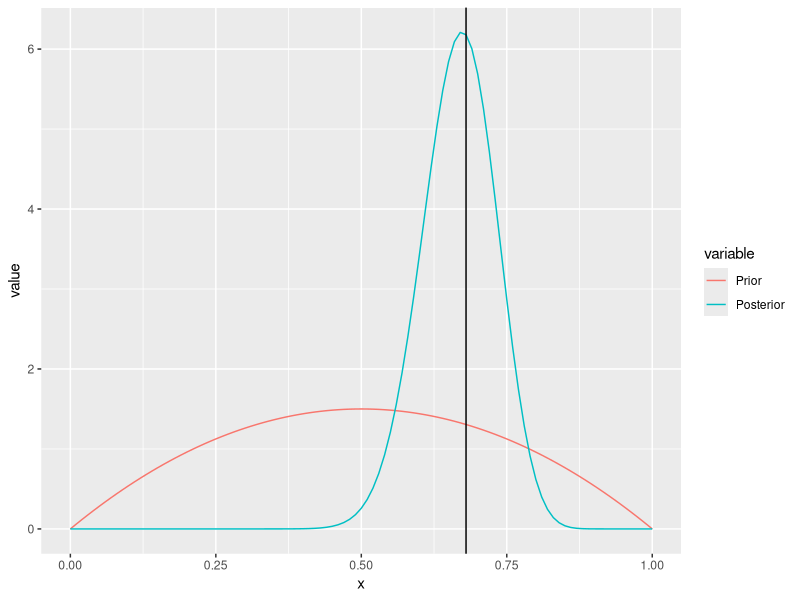
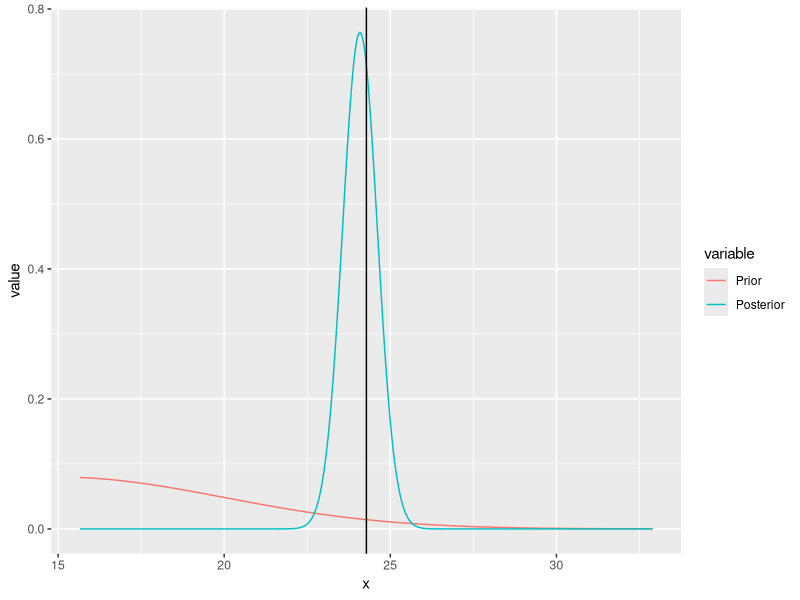

The R script that drew these images, in order:
#Inference for Binomial with Beta Prior
BBB<-function(n,p,alpha,beta)
{
  require(ggplot2)
  require(reshape2)
  xx<-rbinom(1,n,p)
  p_hat<-xx/n
  print("Observed Proportion, Posterior Mean")
  p_hat_Post<-(alpha+xx)/(n+alpha+beta)
  print(c(p_hat,p_hat_Post))
  x  <- seq(0, 1, 0.01)
  Prior <- dbeta(x,alpha,beta)
  Posterior <- dbeta(x,alpha+xx,n+beta-xx)

  df <- data.frame(x, Prior, Posterior)
  
  # melt the data to a long format
  df2 <- reshape2::melt(data = df, id.vars = "x")
  
  # plot, using the aesthetics argument 'colour'
  ggplot(data = df2, aes(x = x, y = value, colour = variable)) + geom_line() + geom_vline(xintercept=p_hat)

 
}

n<-50
p<-0.6
alpha<-2
beta<-2

BBB(n,p,alpha,beta)
#Inference for Normal with Normal Prior
BNN<-function(n,mu,sigma,theta,tau)
{
  require(ggplot2)
  require(reshape2)
  xx<-rnorm(n,mu,sigma)
  xbar<-mean(xx)
  theta_post<-(theta*sigma^2+n*xbar*tau^2)/(sigma^2+n*tau^2)
  tau_post<-(sigma^2*tau^2)/(sigma^2+n*tau^2)
  print("Observed Mean, Posterior Mean")
  xbar_Post<-theta_post
  print(c(xbar,xbar_Post))
  a<-min(xx)-1
  b<-max(xx)+1
  x  <- seq(a, b, 0.01)
  Prior <- dnorm(x,theta,tau)
  Posterior <- dnorm(x,theta_post,tau_post)

  df <- data.frame(x, Prior, Posterior)
  
  # melt the data to a long format
  df2 <- reshape2::melt(data = df, id.vars = "x")
  
  # plot, using the aesthetics argument 'colour'
  ggplot(data = df2, aes(x = x, y = value, colour = variable)) + geom_line() + geom_vline(xintercept=xbar)
  
  
}

BNN(30,25,4,15,5)
